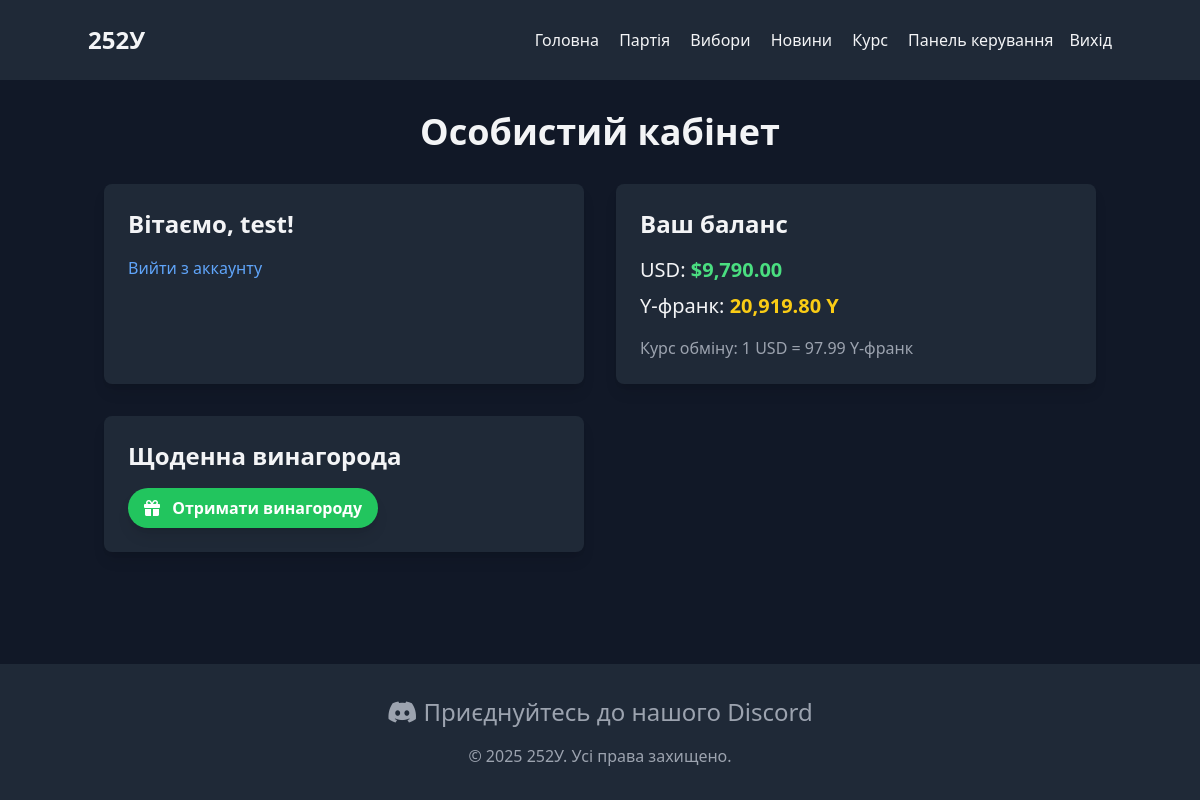
Page /dashboard.php (signed in) on the earlier database version.
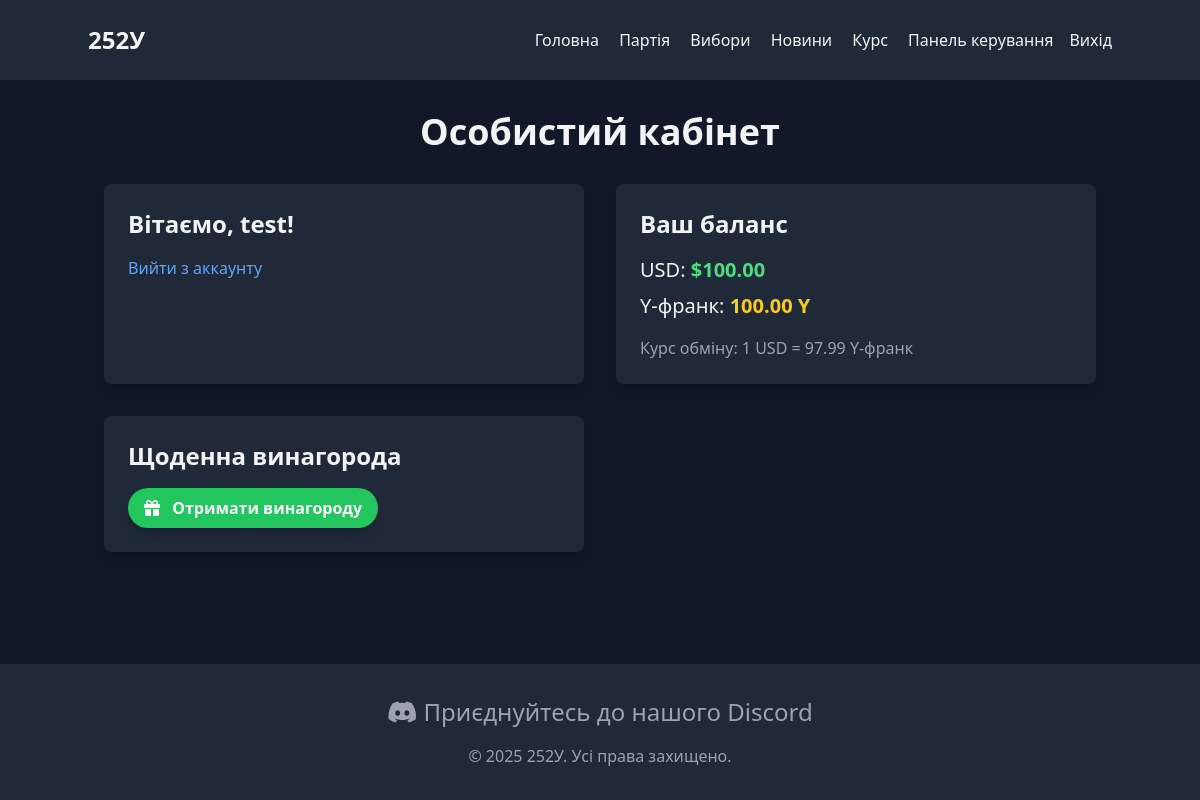
Same page on the later database version.
### tables this page shows
CREATE TABLE `users` (
  `id` int(11) NOT NULL,
  `username` varchar(50) NOT NULL,
  `password` varchar(255) NOT NULL,
  `email` varchar(100) NOT NULL,
  `balance_usd` decimal(10,8) DEFAULT 0.00000000,
  `balance_y` decimal(10,8) DEFAULT 0.00000000,
  `created_at` timestamp NOT NULL DEFAULT current_timestamp(),
  `updated_at` timestamp NOT NULL DEFAULT current_timestamp() ON UPDATE current_timestamp(),
  `last_reward_claim` datetime DEFAULT NULL
);

### src/dashboard.php (the view, shortened to what this page needs)
<?php
require_once 'config/db.php';
$stmt = $pdo->prepare("SELECT username, email, balance_usd, balance_y, updated_at FROM users WHERE id = ?");
$stmt->execute([$_SESSION['user_id']]);
$user = $stmt->fetch(PDO::FETCH_ASSOC);
$rates_json = file_get_contents('json/rates.json');
$rates = json_decode($rates_json, true);
$latest_rate = end($rates);
$exchange_rate = $latest_rate['close'];
?>
<!DOCTYPE html>
<html lang="uk">
<head>
    <script src="https://cdn.tailwindcss.com"></script>
    <link rel="stylesheet" href="https://cdnjs.cloudflare.com/ajax/libs/font-awesome/6.0.0-beta3/css/all.min.css">
</head>
<body class="bg-gray-900 text-gray-100 min-h-screen flex flex-col">
    <?php include 'assets/navbar.php';?>
    <main class="flex-grow container mx-auto px-4 py-8">
        <h1 class="text-4xl font-bold mb-8 text-center">Особистий кабінет</h1>
        <div class="grid grid-cols-1 md:grid-cols-2 gap-8">
            <div class="bg-gray-800 p-6 rounded-lg shadow-lg">
                <h2 class="text-2xl font-bold mb-4">Вітаємо, <?php echo htmlspecialchars($user['username']); ?>!</h2>
                <a href="logout.php" class="text-blue-400 hover:text-blue-300">Вийти з аккаунту</a>
            </div>
            <div class="bg-gray-800 p-6 rounded-lg shadow-lg">
                <h2 class="text-2xl font-bold mb-4">Ваш баланс</h2>
                <p class="text-xl mb-2">USD: <span class="font-bold text-green-400">$<?php echo number_format($user['balance_usd'], 2); ?></span></p>
                <p class="text-xl mb-4">Y-франк: <span class="font-bold text-yellow-400"><?php echo number_format($user['balance_y'], 2); ?> Y</span></p>
                <p class="text-gray-400">Курс обміну: 1 USD = <?php echo number_format($exchange_rate, 2); ?> Y-франк</p>
            </div>
            <div class="bg-gray-800 p-6 rounded-lg shadow-lg">
                <h2 class="text-2xl font-bold mb-4">Щоденна винагорода</h2>
                <form action="claim_reward.php" method="POST">
                    <button type="submit" class="bg-green-500 hover:bg-green-600 text-white font-bold py-2 px-4 rounded-full transition duration-300 ease-in-out transform hover:scale-105 shadow-lg">
                        <i class="fas fa-gift mr-2"></i> Отримати винагороду
                    </button>
                </form>
            </div>
        </div>
    </main>
    <?php include 'assets/footer.php';?>
</body>
</html>

Differences in the rows shown:
changed users "test": balance_usd "9,790.00" → "100.00"; balance_y "20,919.80" → "100.00"
